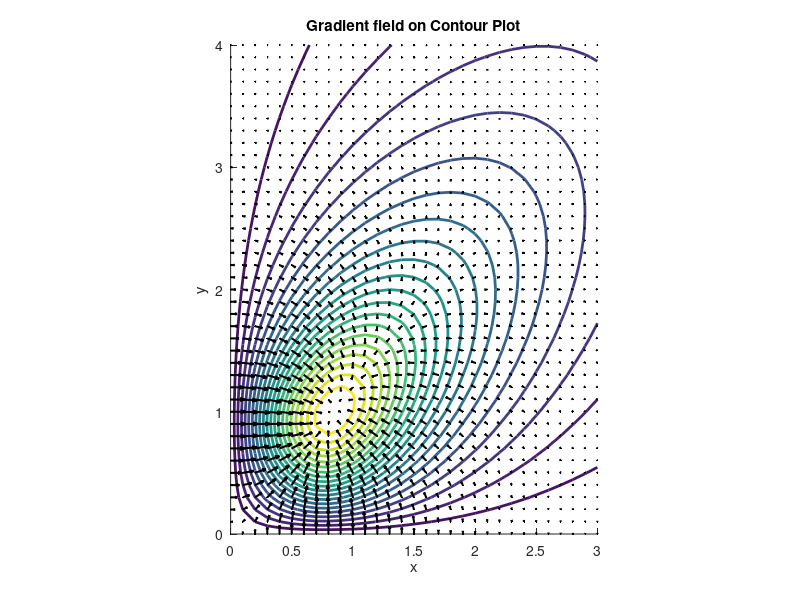
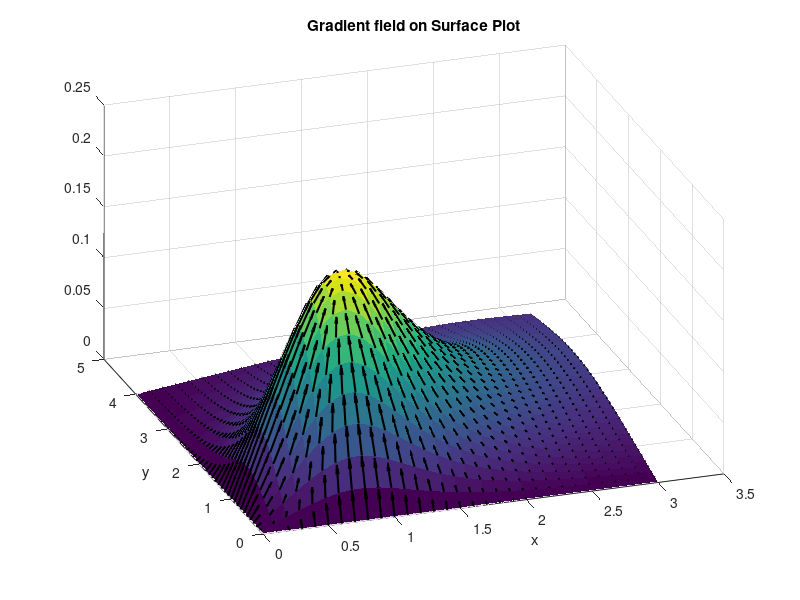
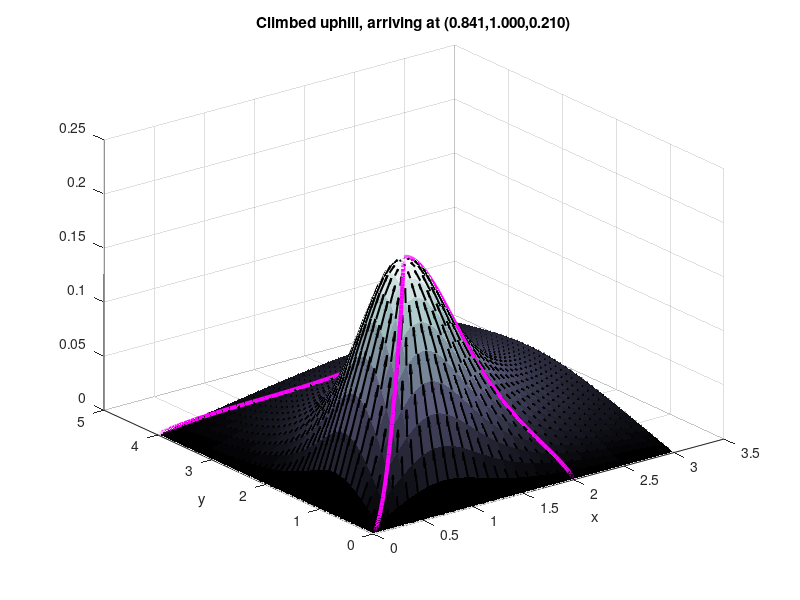

The MATLAB source for these figures, in order:
% Numerical Optimization by "Hill-climbing"
% Created by: Atif Shoukat Ali
% Email : atif@atifali.ca

close all;
clear all;
clc;

%%
f = @(x,y) (x.*y)./(2 + (2.*(x.^4)) + y.^4); % the given function
a = 0; b = 3; % x range
p = 0; q = 4; % y range
w = 0.1;
x = a:w:b; y = p:w:q;
[X,Y] = meshgrid(x,y);

%%
% Gradient on contour plot
figure('Name','Gradient field on Contour Plot'); hold on % Save figure handle to be called later
hold on
plot(X,Y,'k.','MarkerSize',4)
contour(X,Y,f(X,Y),20,'Linewidth',2)
h = 1e-6;
D2x = @(f,x,y) (f(x+h,y) - f(x-h,y))./(2*h);
D2y = @(f,x,y) (f(x,y+h) - f(x,y-h))./(2*h);
quiver(X,Y,D2x(f,X,Y),D2y(f,X,Y),'Color','Black','Linewidth',1.5)
axis equal, hold off
xlabel('x'),ylabel('y')
title('Gradient field on Contour Plot')

%%
% Gradient on surface plot
figure('Name','Gradient Field on Surface Plot'); hold on % Save figure handle to be called later
Z = f(X,Y);
surf(X,Y,Z,'EdgeColor','None') % Remove black edges that would affect our arrows.
U = D2x(f,X,Y); V = D2y(f,X,Y); % Gradient vector fieldb
W = U.^2 + V.^2; % The maximal directional derivative 
quiver3(X,Y,Z,U,V,W,'Color','black','LineWidth',1.5)
grid on, hold off
xlabel('x'),ylabel('y')
view(-19,36) % Hand-picked view angle.
title('Gradient field on Surface Plot')

%%
% Hill-climber's path: numerical simulation
rhs = @(t,u) [D2x(f,u(1),u(2)); D2y(f,u(1),u(2))]; % The numerical gradient vector
tspan=[0 1000]; 
options = odeset('RelTol',1e-6, 'AbsTol', [1e-6 1e-6]); % Set a better accuracy than default

% for 1st initial condition
u0 = rand(2,1)*1e-6; % with an added slight perturbation
[tout, uout] = ode45(rhs, tspan, u0, options);
xtraj = uout(:,1); ytraj = uout(:,2);
xmax = xtraj(end); ymax = ytraj(end); zmax = f(xmax,ymax);
% Hill-climer's path on surface plot
figure('Name','Climbing Trajectory on the surface plot'); % go back to surface plot
surf(X,Y,Z,'EdgeColor','None'); % Remove black edges that would affect our arrows.
colormap bone
grid on;
hold on;
U = D2x(f,X,Y); V = D2y(f,X,Y); % Gradient vector fieldb
W = U.^2 + V.^2; % The maximal directional derivative 
quiver3(X,Y,Z,U,V,W,'Color','black','LineWidth',1.5);
plot3(xtraj,ytraj,f(xtraj,ytraj)+0.001,'m','Linewidth',3);
title(sprintf('Climbed uphill, arriving at (%.3f,%.3f,%.3f)', ...
xmax, ymax, zmax));
xlabel('x');
ylabel('y');
% for 2nd initial condition
u0 = [2;0];
[tout, uout] = ode45(rhs, tspan, u0, options);
xtraj = uout(:,1); ytraj = uout(:,2);
xmax = xtraj(end); ymax = ytraj(end); zmax = f(xmax,ymax);
plot3(xtraj,ytraj,f(xtraj,ytraj)+0.001,'m','Linewidth',3);
% for 3rd initial condition
u0 = [0;4];
[tout, uout] = ode45(rhs, tspan, u0, options);
xtraj = uout(:,1); ytraj = uout(:,2);
xmax = xtraj(end); ymax = ytraj(end); zmax = f(xmax,ymax);
plot3(xtraj,ytraj,f(xtraj,ytraj)+0.001,'m','Linewidth',3);